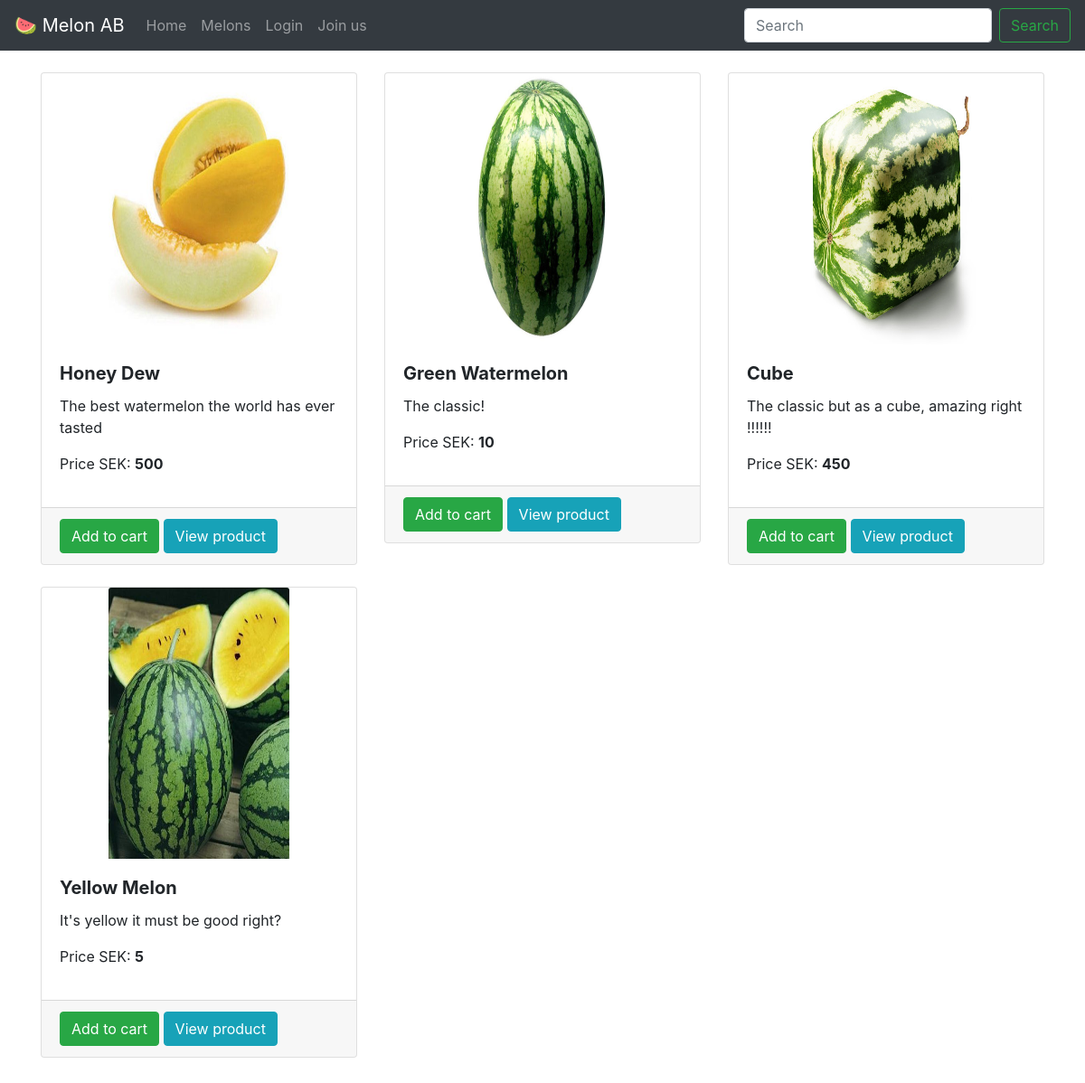
The page /melons/ on the database its author committed.
### app.py (models this page shows, shortened)
class Products(db.Model):
    _id = db.Column("id", db.Integer, primary_key=True)
    itemName = db.Column(db.String(100))
    itemDescription = db.Column(db.String(1000))
    itemPrice = db.Column(db.Integer)
    itemImagePath = db.Column(db.String(1000))

### app.py (the view)
@app.route("/melons/")
def melons():
    products = Products.query.all()
    return render_template("melons.html", products=products)

### app.py (called while the page is built)
@app.before_request
def load_before_request():
    if "user" in session:
        user = session["user"]
        user = User.query.filter_by(username=user).first()
        if not user:
            return
        user.loaded += 1
        db.session.commit()
        if random.randint(0, 15) is 0:
            flash(
                f"Congratulations you are the one millionth visitor, use the coupon code {CreateCouponCode(6)} at checkout for {random.randint(1, 100)} % off.")

### templates/melons.html
{% extends "base.html"%} {% block title %}Melons{% endblock %} {% block content %}
<br class="mt-5" />
<div class="row row-cols-1 row-cols-md-3">
  {% for p in products %}
  <div class="col mb-4">
    <div class="card">
      <img src="/{{p.itemImagePath}}" class="card-img-top" alt="{{p.itemName}} Image" style="height: 300px; width: 200px; margin-left: auto; margin-right: auto" />
      <div class="card-body">
        <h5 class="card-title"><strong>{{p.itemName}}</strong></h5>
        <p class="card-text">{{p.itemDescription}}</p>
        <p>Price SEK: <strong>{{p.itemPrice}}</strong></p>
      </div>
      <div class="card-footer">
        <form accept-charset="UTF-8" action="/basket/add/{{p._id}}" method="POST" enctype="multipart/form-data">
          <button type="submit" class="btn btn-success">Add to cart</button>
          <a href="/view/{{p._id}}" class="btn btn-info">View product</a>
        </form>
      </div>
    </div>
  </div>
  {% endfor %}
</div>
{% endblock %}

### templates/base.html (shortened to what this page needs)
<!DOCTYPE html>
<html lang="en">
  <head>
    <link rel="stylesheet" type="text/css" href="/static/styles/style.css" />
    <link
      rel="stylesheet"
      href="https://cdn.jsdelivr.net/npm/bootstrap@4.5.3/dist/css/bootstrap.min.css"
    />
  </head>
  <body>
    <nav class="navbar navbar-expand-lg navbar navbar-dark bg-dark">
      <a class="navbar-brand" href="/">🍉 Melon AB</a>
      <div class="collapse navbar-collapse" id="navbarNavAltMarkup">
        <div class="navbar-nav">
          <a class="nav-item nav-link" href="/">Home <span class="sr-only">(current)</span></a>
          <a class="nav-item nav-link" href="/melons">Melons</a>
          {% if "user" in session %}
          <a class="nav-item nav-link" href="/profile">My profile</a>
          <a class="nav-item nav-link" href="/signout">Sign out</a>
          <a class="nav-item nav-link" href="/basket">Basket <span class="badge badge-light">{% block basketItems %}{% endblock %}</span></a>
          {% else %}
          <a class="nav-item nav-link" href="/login">Login</a>
          <a class="nav-item nav-link" href="/signup">Join us</a>
          {% endif %}
        </div>
      </div>
      <form class="form-inline">
        <a class="nav-item nav-link"></a>
        <input class="form-control mr-sm-2" type="search" placeholder="Search" aria-label="Search" />
        <button class="btn btn-outline-success my-2 my-sm-0" type="submit">Search</button>
      </form>
    </nav>
    <div class="container">
       {% block content %} {% endblock %}
    </div>
  </body>
</html>

### rows shown on the page
Products: itemImagePath (picture), itemName "Honey Dew", itemDescription "The best watermelon the world has ever tasted", itemPrice "500"
Products: itemImagePath (picture), itemName "Green Watermelon", itemDescription "The classic!", itemPrice "10"
Products: itemImagePath (picture), itemName "Cube", itemDescription "The classic but as a cube, amazing right !!!!!!", itemPrice "450"
Products: itemImagePath (picture), itemName "Yellow Melon", itemDescription "It's yellow it must be good right?", itemPrice "5"
